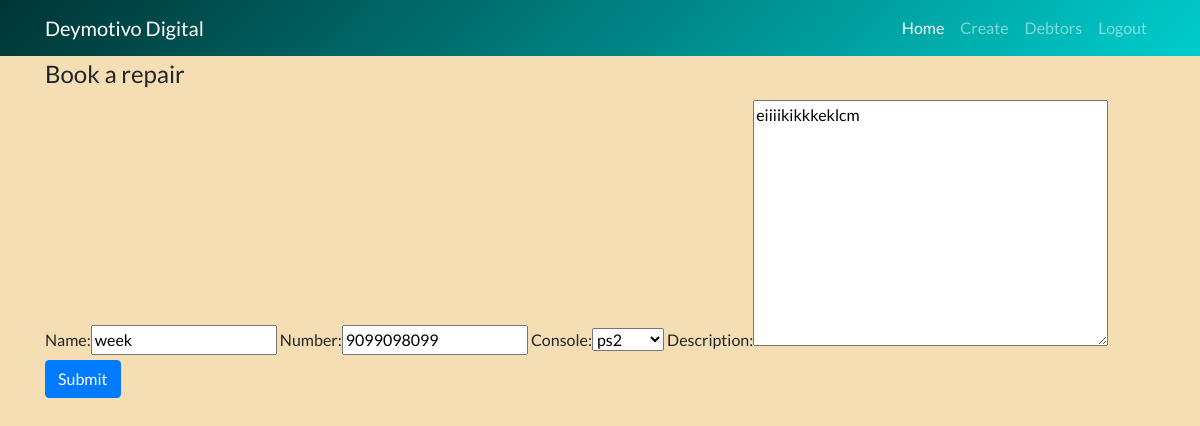
Page /books/1/update/ (signed in) on the committed database.
### store/models.py (models this page shows, shortened)
class Booking(models.Model):
    GAME_CHOICE = (
        ('1', 'ps1'),
        ('2', 'ps2'),
        ('3', 'ps3'),
        ('4', 'ps4')
    )
    name = models.CharField(max_length=30)
    number =models.IntegerField()
    console = models.CharField(max_length=30, choices=GAME_CHOICE)
    description = models.TextField()
    date = models.DateTimeField(default=timezone.now)
    booker = models.ForeignKey(User, on_delete=models.CASCADE)

### store/views.py (the view, shortened to what this page needs)
# urls.py: path('books/<int:pk>/update/', BookUpdate.as_view(), name='update'),
class BookUpdate(LoginRequiredMixin, UserPassesTestMixin, SuccessMessageMixin, UpdateView):
    model = Booking
    fields = ['name', 'number', 'console', 'description']
    success_message = "updated successfully"
    def test_func(self):
        obj = self.get_object()
        if self.request.user == obj.booker:
            return True
        return False

### store/templates/store/booking_form.html (shortened to what this page needs)
{% extends 'store/base.html' %}
{% load crispy_forms_tags %}
{% block content %}
<div class="">
    <form method="post">
        <fieldset>
            <legend>Book a repair</legend>
            {{form}}
        </fieldset>
        <button type="submit" class="btn btn-primary">Submit</button>
    </form>
{% endblock content %}

### store/static/base.css (style rules this page uses)
body { background-color:wheat; font-family: Lato, Sans-serif; padding-top: 56px; }

### store/templates/store/base.html (style rules this page uses)
body { background-color:wheat; font-family: Lato, Sans-serif; padding-top: 56px; }

### rows in the picture
Booking: name "week", number "9099098099", console "ps2", description "eiiiikikkkeklcm"
